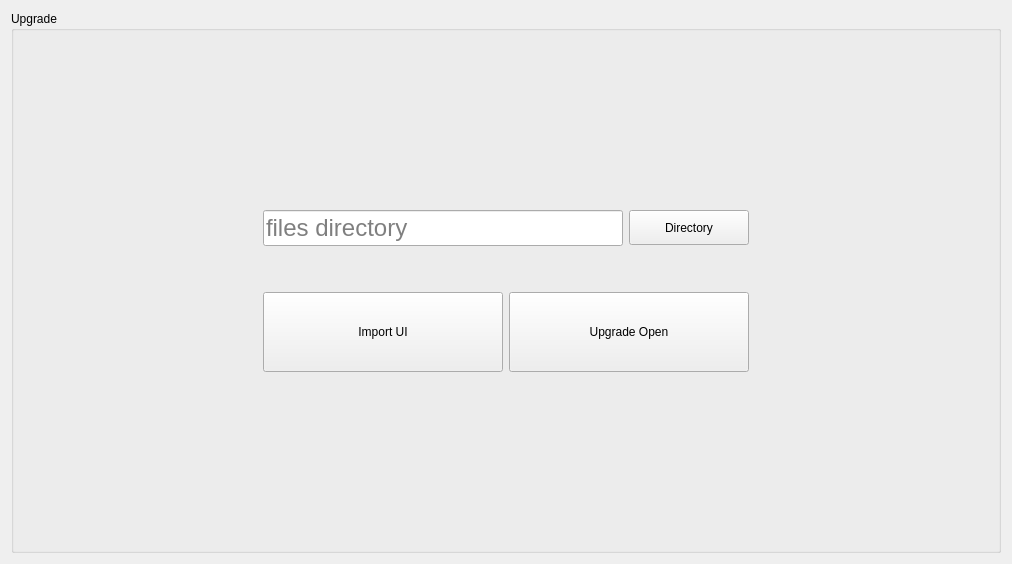
          <widget class="QWidget" name="page_5">
           <layout class="QGridLayout" name="gridLayout_14">
            <item row="0" column="0">
             <widget class="QGroupBox" name="groupBox_4">
              <property name="title">
               <string>Upgrade</string>
              </property>
              <layout class="QGridLayout" name="gridLayout_10">
               <item row="0" column="1">
                <spacer name="verticalSpacer_34">
                 <property name="orientation">
                  <enum>Qt::Vertical</enum>
                 </property>
                 <property name="sizeHint" stdset="0">
                  <size>
                   <width>20</width>
                   <height>170</height>
                  </size>
                 </property>
                </spacer>
               </item>
               <item row="1" column="0">
                <spacer name="horizontalSpacer_28">
                 <property name="orientation">
                  <enum>Qt::Horizontal</enum>
                 </property>
                 <property name="sizeHint" stdset="0">
                  <size>
                   <width>240</width>
                   <height>20</height>
                  </size>
                 </property>
                </spacer>
               </item>
               <item row="1" column="1" colspan="2">
                <widget class="QLineEdit" name="lineEdit_9">
                 <property name="minimumSize">
                  <size>
                   <width>0</width>
                   <height>30</height>
                  </size>
                 </property>
                 <property name="font">
                  <font>
                   <family>Arial</family>
                   <pointsize>18</pointsize>
                  </font>
                 </property>
                 <property name="styleSheet">
                  <string notr="true"/>
                 </property>
                 <property name="frame">
                  <bool>true</bool>
                 </property>
                 <property name="readOnly">
                  <bool>true</bool>
                 </property>
                 <property name="placeholderText">
                  <string>files directory</string>
                 </property>
                </widget>
               </item>
               <item row="1" column="3">
                <widget class="QPushButton" name="pushButton_54">
                 <property name="minimumSize">
                  <size>
                   <width>120</width>
                   <height>35</height>
                  </size>
                 </property>
                 <property name="text">
                  <string>Directory</string>
                 </property>
                </widget>
               </item>
               <item row="1" column="4">
                <spacer name="horizontalSpacer_29">
                 <property name="orientation">
                  <enum>Qt::Horizontal</enum>
                 </property>
                 <property name="sizeHint" stdset="0">
                  <size>
                   <width>240</width>
                   <height>20</height>
                  </size>
                 </property>
                </spacer>
               </item>
               <item row="2" column="2">
                <spacer name="verticalSpacer_36">
                 <property name="orientation">
                  <enum>Qt::Vertical</enum>
                 </property>
                 <property name="sizeType">
                  <enum>QSizePolicy::Minimum</enum>
                 </property>
                 <property name="sizeHint" stdset="0">
                  <size>
                   <width>20</width>
                   <height>40</height>
                  </size>
                 </property>
                </spacer>
               </item>
               <item row="3" column="1">
                <widget class="QPushButton" name="pushButton_53">
                 <property name="minimumSize">
                  <size>
                   <width>240</width>
                   <height>80</height>
                  </size>
                 </property>
                 <property name="maximumSize">
                  <size>
                   <width>240</width>
                   <height>80</height>
                  </size>
                 </property>
                 <property name="text">
                  <string>Import UI</string>
                 </property>
                </widget>
               </item>
               <item row="3" column="2" colspan="2">
                <widget class="QPushButton" name="pushButton_32">
                 <property name="minimumSize">
                  <size>
                   <width>240</width>
                   <height>80</height>
                  </size>
                 </property>
                 <property name="maximumSize">
                  <size>
                   <width>240</width>
                   <height>80</height>
                  </size>
                 </property>
                 <property name="text">
                  <string>Upgrade Open</string>
                 </property>
                </widget>
               </item>
               <item row="4" column="1">
                <spacer name="verticalSpacer_35">
                 <property name="orientation">
                  <enum>Qt::Vertical</enum>
                 </property>
                 <property name="sizeHint" stdset="0">
                  <size>
                   <width>20</width>
                   <height>169</height>
                  </size>
                 </property>
                </spacer>
               </item>
              </layout>
             </widget>
            </item>
           </layout>
          </widget>
